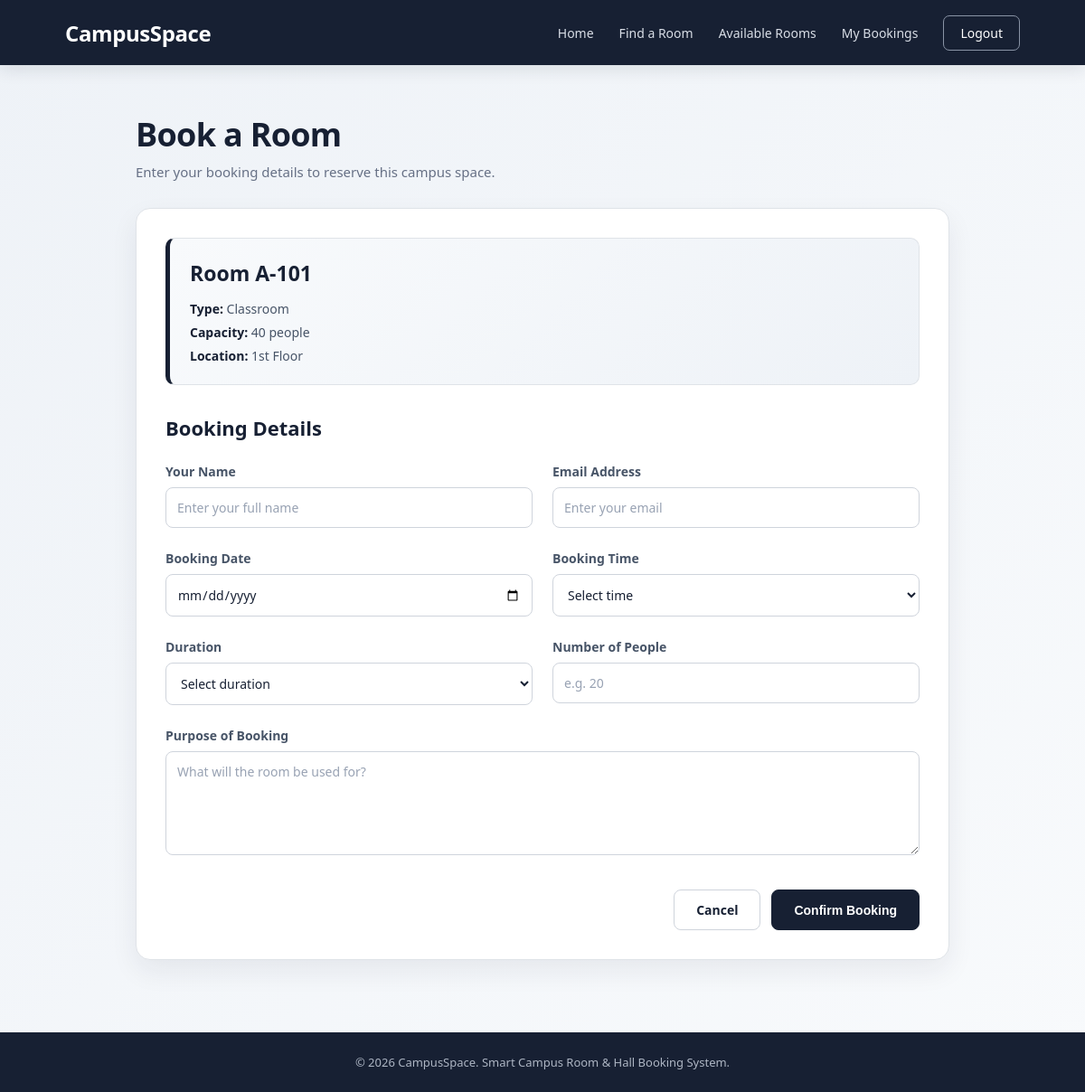
Page /book-room (signed in) on the committed database.
### tables this page shows
CREATE TABLE rooms (
            id INTEGER PRIMARY KEY AUTOINCREMENT,
            name TEXT NOT NULL UNIQUE,
            room_type TEXT NOT NULL,
            capacity INTEGER NOT NULL,
            floor TEXT NOT NULL
        );

### app.py (the view, shortened to what this page needs)
@app.route("/book-room", methods=["GET", "POST"])
def book_room():
    if "user_id" not in session:
        return redirect(url_for("login"))
    user_role = session.get("user_role", "student")
    if user_role == "admin":
        user_role = "admin"
    room_id = request.args.get("room_id", "1")
    connection = get_db()
    room = connection.execute("""
        SELECT *
        FROM rooms
        WHERE id = ?
    """, (room_id,)).fetchone()
    connection.close()
    if room is None:
        flash("Room not found.", "error")
        return redirect(url_for("find_room"))
    return render_template("book_room.html", room=room)

### app.py (called while the page is built)
def get_db():
    connection = sqlite3.connect(DATABASE)
    connection.row_factory = sqlite3.Row
    return connection

### templates/book_room.html (shortened to what this page needs)
<!DOCTYPE html>
<html lang="en">
<head>
</head>
<body>
    <nav>
        <a href="/" class="logo">
            CampusSpace
        </a>
        <ul class="nav-links">
            <li>
                <a href="/">
                    Home
                </a>
            </li>
            <li>
                <a href="/find-room">
                    Find a Room
                </a>
            </li>
            <li>
                <a href="#">
                    Available Rooms
                </a>
            </li>
            <li>
                <a href="#">
                    My Bookings
                </a>
            </li>
            <li>
                {% if session.get("user_id") %}
                    <a href="/logout" class="login-btn">
                        Logout
                    </a>
                {% else %}
                    <a href="/login" class="login-btn">
                        Login
                    </a>
                {% endif %}
            </li>
        </ul>
    </nav>
    <main class="page">
        <div class="booking-container">
            <div class="page-title">
                <h1>
                    Book a Room
                </h1>
                <p>
                    Enter your booking details to reserve this campus space.
                </p>
            </div>
            <div class="booking-card">
                <div class="room-summary">
                    <h2>
                        {{ room["name"] }}
                    </h2>
                    <p>
                        <strong>Type:</strong>
                        {{ room["room_type"] }}
                    </p>
                    <p>
                        <strong>Capacity:</strong>
                        {{ room["capacity"] }} people
                    </p>
                    <p>
                        <strong>Location:</strong>
                        {{ room["floor"] }}
                    </p>
                </div>
                <h2 class="form-title">
                    Booking Details
                </h2>
                <form method="POST"
                      action="/book-room?room_id={{ room['id'] }}">
                    <div class="form-grid">
                        <div class="form-group">
                            <label for="name">
                                Your Name
                            </label>
                            <input
                                type="text"
                                id="name"
                                name="name"
                                placeholder="Enter your full name"
                                required>
                        </div>
                        <div class="form-group">
                            <label for="email">
                                Email Address
                            </label>
                            <input
                                type="email"
                                id="email"
                                name="email"
                                placeholder="Enter your email"
                                required>
                        </div>
                        <div class="form-group">
                            <label for="date">
                                Booking Date
                            </label>
                            <input
                                type="date"
                                id="date"
                                name="date"
                                required>
                        </div>
                        <div class="form-group">
                            <label for="time">
                                Booking Time
                            </label>
                            <select
                                id="time"
                                name="time"
                                required>
                                <option value="">
                                    Select time
                                </option>
                            </select>
                        </div>
                        <div class="form-group">
                            <label for="duration">
                                Duration
                            </label>
                            <select
                                id="duration"
                                name="duration"
                                required>
                                <option value="">
                                    Select duration
                                </option>
                            </select>
                        </div>
                        <div class="form-group">
                            <label for="people">
                                Number of People
                            </label>
                            <input
                                type="number"
                                id="people"
                                name="people"
                                min="1"
                                max="40"
                                placeholder="e.g. 20"
                                required>
                        </div>
                        <div class="form-group full">
                            <label for="purpose">
                                Purpose of Booking
                            </label>
                            <textarea
                                id="purpose"
                                name="purpose"
                                placeholder="What will the room be used for?"
                                required></textarea>
                        </div>
                    </div>
                    <div class="submit-area">
                        <a
                            href="/find-room"
                            class="cancel-button">
                            Cancel
                        </a>
                        <button
                            type="submit"
                            class="confirm-button">
                            Confirm Booking
                        </button>
                    </div>
                </form>
            </div>
        </div>
    </main>
    <footer>
        <p>
            © 2026 CampusSpace. Smart Campus Room & Hall Booking System.
        </p>
    </footer>
</body>
</html>

### templates/book_room.html (style rules this page uses)
* { margin: 0; padding: 0; box-sizing: border-box; }
body { font-family: "Segoe UI", Arial, sans-serif; background: linear-gradient(135deg, #eef2f7, #f8fafc); color: #172033; font-size: 15px; }
nav { min-height: 72px; background: #172033; display: flex; align-items: center; justify-content: space-between; padding: 0 6%; box-shadow: 0 4px 18px rgba(23, 32, 51, 0.12); }
.logo { font-size: 24px; font-weight: 700; color: white; text-decoration: none; letter-spacing: -0.4px; }
.nav-links { display: flex; align-items: center; gap: 28px; list-style: none; }
.nav-links a { text-decoration: none; color: #d9dee7; font-size: 14px; font-weight: 500; transition: color 0.2s ease; }
.login-btn { border: 1px solid #8993a5; color: white !important; padding: 9px 18px; border-radius: 7px; transition: background 0.2s ease, border-color 0.2s ease; }
.page { max-width: 1050px; margin: auto; padding: 55px 30px 80px; }
.page-title { margin-bottom: 30px; }
.page-title h1 { font-size: 36px; line-height: 1.2; color: #172033; margin-bottom: 10px; letter-spacing: -0.7px; }
.page-title p { color: #667085; font-size: 15px; }
.booking-container { max-width: 900px; margin: auto; }
.booking-card { background: white; border: 1px solid #dfe3e8; border-radius: 16px; padding: 32px; box-shadow: 0 12px 30px rgba(23, 32, 51, 0.07); }
.room-summary { background: linear-gradient(135deg, #f8fafc, #eef2f7); border: 1px solid #dfe3e8; border-left: 5px solid #172033; border-radius: 10px; padding: 22px; margin-bottom: 32px; }
.room-summary h2 { color: #172033; font-size: 23px; margin-bottom: 14px; }
.room-summary p { color: #475467; font-size: 14px; margin-bottom: 7px; }
.room-summary p:last-child { margin-bottom: 0; }
.room-summary strong { color: #172033; }
.form-title { font-size: 22px; margin-bottom: 24px; color: #172033; }
.form-grid { display: grid; grid-template-columns: 1fr 1fr; gap: 22px; }
.form-group { margin-bottom: 2px; }
.form-group.full { grid-column: 1 / -1; }
label { display: block; font-size: 14px; font-weight: 600; color: #475467; margin-bottom: 8px; }
input, select, textarea { width: 100%; padding: 12px; min-height: 45px; border: 1px solid #cfd4dc; border-radius: 8px; font-size: 14px; font-family: inherit; outline: none; background: white; color: #172033; transition: border-color 0.2s ease, box-shadow 0.2s ease; }
input::placeholder, textarea::placeholder { color: #98a2b3; }
textarea { min-height: 115px; resize: vertical; }
.submit-area { margin-top: 32px; display: flex; gap: 12px; justify-content: flex-end; }
.confirm-button, .cancel-button { padding: 12px 24px; border-radius: 8px; font-size: 14px; font-weight: 600; text-align: center; text-decoration: none; cursor: pointer; transition: background 0.2s ease, border-color 0.2s ease, transform 0.2s ease; }
.confirm-button { border: 1px solid #172033; background: #172033; color: white; }
.cancel-button { background: white; color: #172033; border: 1px solid #cfd4dc; }
footer { background: #172033; color: #aeb6c4; text-align: center; padding: 24px 20px; }
footer p { color: #aeb6c4; font-size: 13px; }

### rows in the picture
rooms: name "Room A-101", room_type "Classroom", capacity "40", floor "1st Floor"
